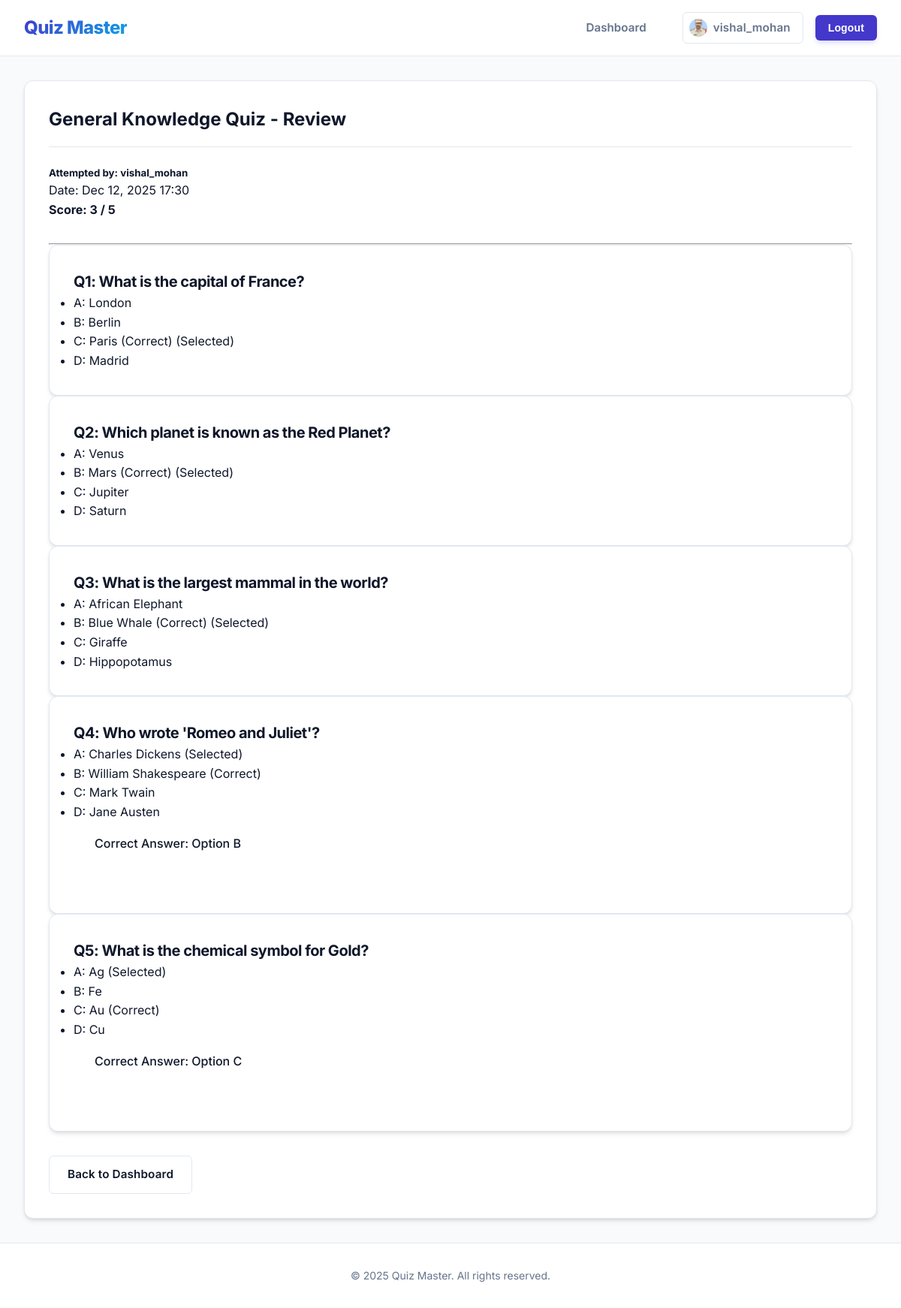
The app's page /result-detail/31/ (signed in) with its own data.
### quiz_master/models.py (models this page shows, shortened)
class UserProfile(models.Model):
    user = models.OneToOneField(User, on_delete=models.CASCADE)
    image = models.ImageField(default='default.jpg', upload_to='profile_pics')

class Result(models.Model):
    user = models.ForeignKey(User, on_delete=models.CASCADE)
    quiz = models.ForeignKey(Quiz, on_delete=models.CASCADE)
    score = models.IntegerField()
    total_questions = models.IntegerField()
    date_taken = models.DateTimeField(auto_now_add=True)

class Quiz(models.Model):
    title = models.CharField(max_length=200)
    description = models.TextField(blank=True)
    time_limit = models.IntegerField(default=10, help_text="Time limit in minutes")
    created_at = models.DateTimeField(auto_now_add=True)

class UserAnswer(models.Model):
    result = models.ForeignKey(Result, on_delete=models.CASCADE, related_name='answers')
    question = models.ForeignKey(Question, on_delete=models.CASCADE)
    selected_option = models.CharField(max_length=1)  # 'A', 'B', 'C', or 'D'
    is_correct = models.BooleanField(default=False)

class Question(models.Model):
    quiz = models.ForeignKey(Quiz, on_delete=models.CASCADE, related_name='questions')
    text = models.CharField(max_length=500)
    option_a = models.CharField(max_length=200)
    option_b = models.CharField(max_length=200)
    option_c = models.CharField(max_length=200)
    option_d = models.CharField(max_length=200)
    correct_option = models.CharField(max_length=1, choices=[
        ('A', 'Option A'),
        ('B', 'Option B'),
        ('C', 'Option C'),
        ('D', 'Option D'),
    ])

### quiz_master/views.py (the view)
# urls.py: path('result-detail/<int:result_id>/', views.view_result_detail, name='result_detail'),
@login_required
def view_result_detail(request, result_id):
    result = get_object_or_404(Result, id=result_id)
    if result.user != request.user and not request.user.is_superuser:
        messages.error(request, "You are not authorized to view this result.")
        return redirect('dashboard')
    return render(request, 'quiz_master/result_detail.html', {'result': result})

### quiz_master/templates/quiz_master/result_detail.html (shortened to what this page needs)
{% extends 'quiz_master/base.html' %}
{% block content %}
<div class="card">
    <div class="card-header bg-primary text-white">
        <h2>{{ result.quiz.title }} - Review</h2>
    </div>
    <div class="card-body">
        <div class="row mb-4">
            <div class="col-md-6">
                <h5>Attempted by: {{ result.user.username }}</h5>
                <p>Date: {{ result.date_taken|date:"M d, Y H:i" }}</p>
            </div>
            <div class="col-md-6 text-right">
                <h4>Score: {{ result.score }} / {{ result.total_questions }}</h4>
            </div>
        </div>
        <hr>
        {% for answer in result.answers.all %}
        <div class="card mb-3 {% if answer.is_correct %}border-success{% else %}border-danger{% endif %}">
            <div class="card-body">
                <h5 class="card-title">Q{{ forloop.counter }}: {{ answer.question.text }}</h5>
                <ul class="list-group list-group-flush">
                    <li
                        class="list-group-item {% if answer.selected_option == 'A' %}{% if answer.question.correct_option == 'A' %}list-group-item-success{% else %}list-group-item-danger{% endif %}{% elif answer.question.correct_option == 'A' %}list-group-item-success{% endif %}">
                        A: {{ answer.question.option_a }}
                        {% if answer.selected_option == 'A' %} (Selected) {% endif %}
                    </li>
                    <li
                        class="list-group-item {% if answer.selected_option == 'B' %}{% if answer.question.correct_option == 'B' %}list-group-item-success{% else %}list-group-item-danger{% endif %}{% elif answer.question.correct_option == 'B' %}list-group-item-success{% endif %}">
                        B: {{ answer.question.option_b }}
                        {% if answer.question.correct_option == 'B' %} (Correct) {% endif %}
                        {% if answer.selected_option == 'B' %} (Selected) {% endif %}
                    </li>
                    <li
                        class="list-group-item {% if answer.selected_option == 'C' %}{% if answer.question.correct_option == 'C' %}list-group-item-success{% else %}list-group-item-danger{% endif %}{% elif answer.question.correct_option == 'C' %}list-group-item-success{% endif %}">
                        C: {{ answer.question.option_c }}
                        {% if answer.question.correct_option == 'C' %} (Correct) {% endif %}
                        {% if answer.selected_option == 'C' %} (Selected) {% endif %}
                    </li>
                    <li
                        class="list-group-item ">
                        D: {{ answer.question.option_d }}
                    </li>
                </ul>
                {% if not answer.is_correct %}
                <div class="alert alert-warning mt-2">
                    Correct Answer: Option {{ answer.question.correct_option }}
                </div>
                {% endif %}
            </div>
        </div>
        {% endfor %}
        <div class="mt-4">
            <a href="{% url 'dashboard' %}" class="btn btn-secondary">Back to Dashboard</a>
        </div>
    </div>
</div>
{% endblock %}

### quiz_master/templates/quiz_master/base.html (shortened to what this page needs)
{% load static %}
<!DOCTYPE html>
<html lang="en">
<head>
    <link rel="stylesheet" href="{% static 'quiz_master/css/style.css' %}?v=2.0">
</head>
<body>
    <nav>
        <div class="nav-content">
            <a href="{% url 'dashboard' %}" class="nav-brand">
                Quiz Master
            </a>
            <div class="nav-links">
                <a href="{% url 'dashboard' %}"
                    class="{% if request.resolver_match.url_name == 'dashboard' %}active{% endif %}">Dashboard</a>
                {% if user.is_authenticated %}
                <div style="margin-left: 1rem; display: flex; align-items: center; gap: 1rem;">
                    <a href="{% url 'edit_profile' %}" class="btn btn-secondary btn-sm"
                        style="display: flex; align-items: center; gap: 0.5rem; text-decoration: none; padding-left: 0.5rem;">
                        {% if user.userprofile.image %}
                        <img src="{{ user.userprofile.image.url }}" alt=""
                            style="width: 24px; height: 24px; border-radius: 50%; object-fit: cover;">
                        {% else %}
                        <span style="font-size: 1.2em;">👤</span>
                        {% endif %}
                        {{ user.username }}
                    </a>
                    <form action="{% url 'logout' %}" method="post" style="display:inline;">
                        <button type="submit" class="btn btn-primary btn-sm">Logout</button>
                    </form>
                </div>
                {% endif %}
            </div>
        </div>
    </nav>
    <div class="container">
        {% block content %}
        {% endblock %}
    </div>
    <footer>
        <div class="container" style="padding: 0;">
            <p>&copy; {% now "Y" %} Quiz Master. All rights reserved.</p>
        </div>
    </footer>
</body>
</html>

### quiz_master/static/quiz_master/css/style.css (style rules this page uses)
:root { --primary: #4338ca; --primary-light: #6366f1; --primary-dark: #312e81; --secondary: #64748b; --accent: #0ea5e9; --background: #f8fafc; --surface: #ffffff; --surface-hover: #f1f5f9; --text-main: #0f172a; --text-muted: #64748b; --text-light: #94a3b8; --border: #e2e8f0; --success: #10b981; --success-bg: #ecfdf5; --success-text: #065f46; --error: #ef4444; --error-bg: #fef2f2; --error-text: #991b1b; --warning: #f59e0b; --radius: 0.75rem; --radius-sm: 0.375rem; --shadow-sm: 0 1px 2px 0 rgb(0 0 0 / 0.05); --shadow: 0 4px 6px -1px rgb(0 0 0 / 0.1), 0 2px 4px -2px rgb(0 0 0 / 0.1); --shadow-md: 0 10px 15px -3px rgb(0 0 0 / 0.1), 0 4px 6px -4px rgb(0 0 0 / 0.1); --shadow-lg: 0 20px 25px -5px rgb(0 0 0 / 0.1), 0 10px 10px -5px rgb(0 0 0 / 0.1); --font-sans: 'Inter', system-ui, -apple-system, sans-serif; --transition: all 0.2s cubic-bezier(0.4, 0, 0.2, 1); }
*, *::before, *::after { box-sizing: border-box; margin: 0; padding: 0; }
body { font-family: var(--font-sans); background-color: var(--background); color: var(--text-main); line-height: 1.6; min-height: 100vh; display: flex; flex-direction: column; -webkit-font-smoothing: antialiased; }
a { color: var(--primary); text-decoration: none; transition: var(--transition); }
img { max-width: 100%; display: block; }
.container { width: 100%; max-width: 1200px; margin: 0 auto; padding: 2rem; flex: 1; }
nav { background: var(--surface); border-bottom: 1px solid var(--border); position: sticky; top: 0; z-index: 50; backdrop-filter: blur(8px); background-color: rgba(255, 255, 255, 0.9); }
.nav-content { max-width: 1200px; margin: 0 auto; padding: 1rem 2rem; display: flex; justify-content: space-between; align-items: center; }
.nav-brand { font-weight: 800; font-size: 1.5rem; background: linear-gradient(135deg, var(--primary) 0%, var(--accent) 100%); background-clip: text; -webkit-background-clip: text; -webkit-text-fill-color: transparent; letter-spacing: -0.025em; }
.nav-links { display: flex; gap: 2rem; align-items: center; }
.nav-links a { color: var(--text-muted); font-weight: 600; font-size: 0.95rem; position: relative; }
.card { background: var(--surface); border-radius: var(--radius); box-shadow: var(--shadow); padding: 2rem; border: 1px solid var(--border); transition: var(--transition); }
.card-header { margin-bottom: 1.5rem; border-bottom: 1px solid var(--border); padding-bottom: 1rem; display: flex; justify-content: space-between; align-items: center; }
.card-title { font-size: 1.25rem; font-weight: 700; color: var(--text-main); letter-spacing: -0.025em; }
.btn { display: inline-flex; align-items: center; justify-content: center; padding: 0.75rem 1.5rem; border-radius: var(--radius-sm); font-weight: 600; text-align: center; cursor: pointer; transition: var(--transition); border: 1px solid transparent; font-size: 0.95rem; letter-spacing: 0.01em; }
.btn-primary { background-color: var(--primary); color: white; box-shadow: 0 4px 6px -1px rgba(79, 70, 229, 0.2); }
.btn-secondary { background-color: var(--surface); border-color: var(--border); color: var(--text-main); }
.btn-sm { padding: 0.5rem 1rem; font-size: 0.875rem; }
.alert { padding: 1rem 1.5rem; border-radius: var(--radius); margin-bottom: 2rem; font-weight: 500; display: flex; align-items: center; border-left: 4px solid transparent; }
footer { margin-top: auto; padding: 2rem 0; text-align: center; color: var(--text-muted); font-size: 0.875rem; border-top: 1px solid var(--border); background: var(--surface); }
.mb-4 { margin-bottom: 2rem; }
.mt-4 { margin-top: 2rem; }

### records on screen
Result: quiz "General Knowledge Quiz", user.username "vishal_mohan", date_taken "Dec 12, 2025 17:30", score "3", total_questions "5"
UserAnswer: question.text "What is the capital of France?", question.option_a "London", question.option_b "Berlin", question.option_c "Paris", shows "(Correct)", selected_option "(Selected)", question.option_d "Madrid"
UserAnswer: question.text "Which planet is known as the Red Planet?", question.option_a "Venus", question.option_b "Mars", shows "(Correct)", selected_option "(Selected)", question.option_c "Jupiter", question.option_d "Saturn"
UserAnswer: question.text "What is the largest mammal in the world?", question.option_a "African Elephant", question.option_b "Blue Whale", shows "(Correct)", selected_option "(Selected)", question.option_c "Giraffe", question.option_d "Hippopotamus"
UserAnswer: question.text "Who wrote 'Romeo and Juliet'?", question.option_a "Charles Dickens", selected_option "(Selected)", question.option_b "William Shakespeare", shows "(Correct)", question.option_c "Mark Twain", question.option_d "Jane Austen", question.correct_option "B"
UserAnswer: question.text "What is the chemical symbol for Gold?", question.option_a "Ag", selected_option "(Selected)", question.option_b "Fe", question.option_c "Au", shows "(Correct)", question.option_d "Cu", question.correct_option "C"

### other values on screen
{{ user.username }} "vishal_mohan"
